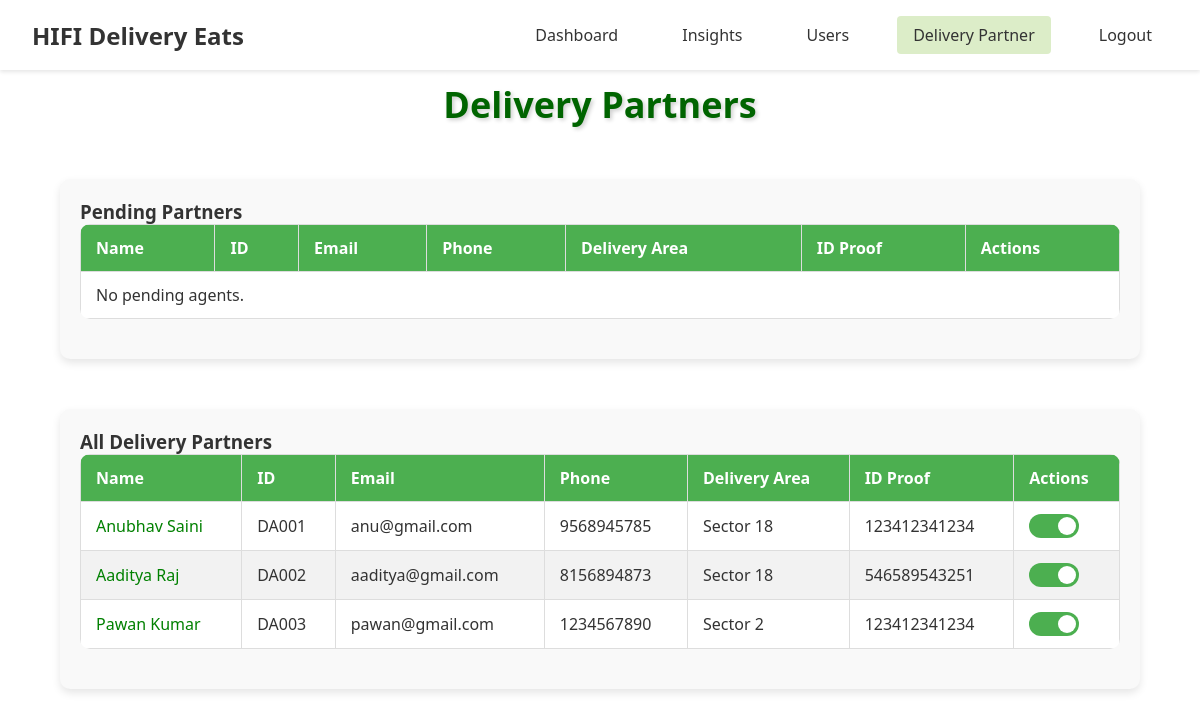
The app's page /admin/delivery_partner (signed in), older data.
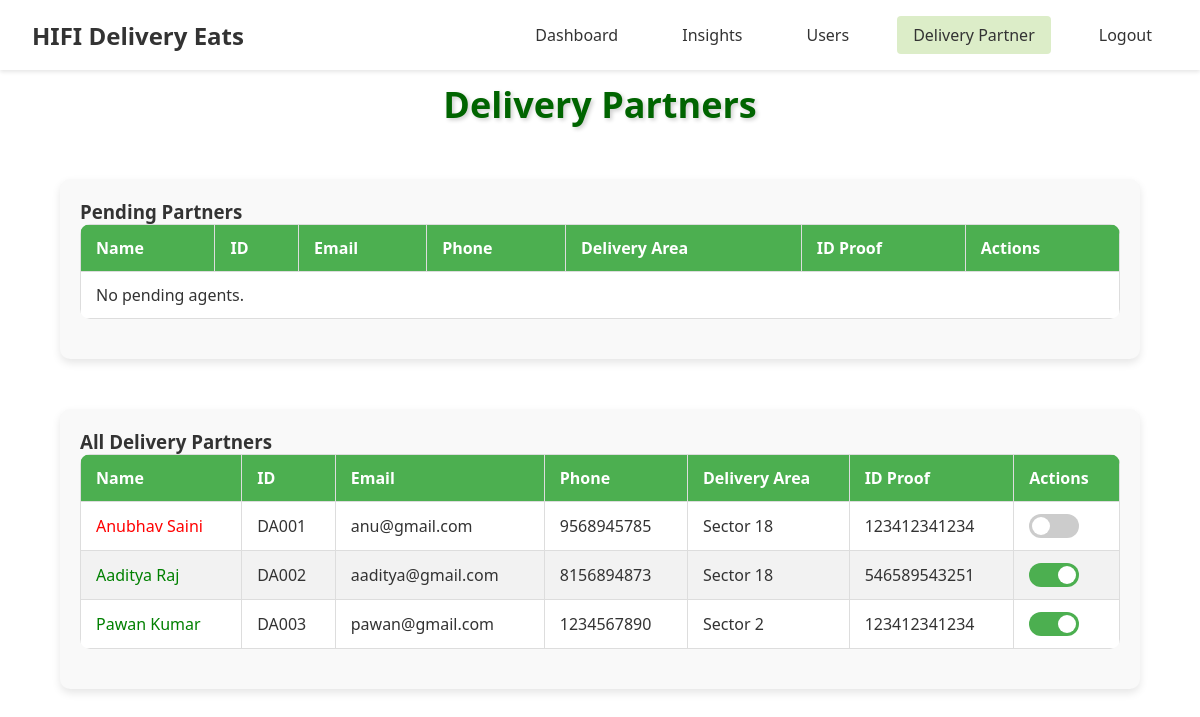
The same page, newer data.
### models.py (models this page shows, shortened)
class BaseModel(db.Model):
    __abstract__ = True
    PREFIX = None  # each child model must set this

class DeliveryAgent(UserMixin, BaseModel):
    __tablename__ = 'delivery_agent'
    PREFIX = 'DA'
    delivery_agent_id = db.Column(db.String(10), primary_key=True)
    username = db.Column(db.String(100))
    email = db.Column(db.String(100), unique=True)
    phone = db.Column(db.Integer, unique=True, nullable=False)
    password = db.Column(db.String(100), nullable=False)
    image = db.Column(db.String(255), nullable=True, server_default='')
    bio = db.Column(db.Text, nullable=True, server_default='')
    delivery_area = db.Column(db.String(100), nullable=False)
    available_slots = db.Column(db.Boolean, nullable=False, default=True)
    id_proof = db.Column(db.String(12), nullable=False, server_default='')
    is_approved = db.Column(db.Boolean, nullable=False, server_default='0')
    is_active = db.Column(db.Boolean, nullable=False, server_default='1')
    earnings = db.relationship("Earnings", back_populates="delivery_agent")
    delivery_feedbacks = db.relationship("DeliveryFeedback", back_populates="delivery_agent")
    deliveries = db.relationship("Order", back_populates="delivery_agent", foreign_keys="Order.delivery_agent_id")

### routes/admin_routes.py (the view)
    @app.route('/admin/delivery_partner')
    @login_required
    def delivery_partner():
        pending_agents = DeliveryAgent.query.filter_by(is_approved=False).all()
        accepted_agents = DeliveryAgent.query.filter_by(is_approved=True).all()
        return render_template(
            'admin/delivery_partner.html',
            pending_agents=pending_agents,
            accepted_agents=accepted_agents
        )

### templates/admin/delivery_partner.html (shortened to what this page needs)
{% extends 'admin/index.html' %}
{% block css %}
  <link
    rel="stylesheet"
    href="{{ url_for('static', filename='css/admin/delivery_partner.css') }}"
  />
{% endblock css %}
{% block content %}
<h2>Delivery Partners</h2>
<div class="table-container">
  <h3>Pending Partners</h3>
  <table>
    <thead>
      <tr>
        <th>Name</th>
        <th>ID</th>
        <th>Email</th>
        <th>Phone</th>
        <th>Delivery Area</th>
        <th>ID Proof</th>
        <th>Actions</th>
      </tr>
    </thead>
    <tbody id="userList">
      {% for agent in pending_agents %}
      <tr id="user-{{ agent.delivery_agent_id }}">
        <td>{{ agent.username }}</td>
        <td>{{ agent.delivery_agent_id }}</td>
        <td>{{ agent.email }}</td>
        <td>{{ agent.phone }}</td>
        <td>{{ agent.delivery_area }}</td>
        <td>{{ agent.id_proof }}</td>
        <td>
          <button class="accept" onclick="handleAccept('{{ agent.delivery_agent_id }}')">
            Accept
          </button>
          <button class="reject" onclick="handleReject('{{ agent.delivery_agent_id }}')">
            Reject
          </button>
        </td>
      </tr>
      {% else %}
      <tr>
        <td colspan="7">No pending agents.</td>
      </tr>
      {% endfor %}
    </tbody>
  </table>
</div>
<div class="table-container">
  <h3>All Delivery Partners</h3>
  <table>
    <thead>
      <tr>
        <th>Name</th>
        <th>ID</th>
        <th>Email</th>
        <th>Phone</th>
        <th>Delivery Area</th>
        <th>ID Proof</th>
        <th>Actions</th>
      </tr>
    </thead>
    <tbody id="acceptedAgentsList">
      {% for agent in accepted_agents %}
      <tr id="user-{{ agent.delivery_agent_id }}">
        <td style="color: {% if not agent.is_active %}red{% else %}green{% endif %};">
          {{ agent.username }}
        </td>
        <td>{{ agent.delivery_agent_id }}</td>
        <td>{{ agent.email }}</td>
        <td>{{ agent.phone }}</td>
        <td>{{ agent.delivery_area }}</td>
        <td>{{ agent.id_proof }}</td>
        <td>
          <label class="switch">
            <span class="slider"></span>
          </label>
        </td>
      </tr>
      {% else %}
      <tr>
        <td colspan="7">No accepted agents.</td>
      </tr>
      {% endfor %}
    </tbody>
  </table>
</div>
{% endblock content %}

### templates/admin/index.html (shortened to what this page needs)
<!DOCTYPE html>
<html lang="en">
<head>
  <link rel="stylesheet" href="{{ url_for('static', filename='css/admin/admin.css') }}">
  {% block css %}
  {% endblock css %}
</head>
<body>
  <header class="header">
    <div class="logo">HIFI Delivery Eats</div>
    <nav class="nav-menu">
      <a href="{{ url_for('admin') }}" class="{% if request.endpoint == 'admin' %}active{% endif %}">Dashboard</a>
      <a href="{{url_for('insights') }}" class="{% if request.endpoint == 'orders' %}active{% endif %}">Insights</a>
      <a href="#" class="{% if request.endpoint == 'users' %}active{% endif %}">Users</a>
      <a href="{{ url_for('delivery_partner') }}" class="{% if request.endpoint == 'delivery_partner' %}active{% endif %}">Delivery Partner</a>
      <a href="{{ url_for('employee_logout') }}">Logout</a>
    </nav>
  </header>
  <main>
    <section class="dashboard-content">
      {% block content %}{% endblock content %}
    </section>
  </main>
</body>
</html>

### static/css/admin/admin.css (style rules this page uses)
* { margin: 0; padding: 0; box-sizing: border-box; font-family: 'Segoe UI', Tahoma, Geneva, Verdana, sans-serif; }
:root { --primary-green: #50b341; --light-green: #DCEDC8; --white: #ffffff; --text-dark: #333333; }
body { background-color: var(--white); color: var(--text-dark); }
.header { position: fixed; top: 0; left: 0; width: 100%; z-index: 1000; display: flex; justify-content: space-between; align-items: center; padding: 1rem 2rem; background-color: var(--white); box-shadow: 0 2px 4px rgba(0,0,0,0.1); }
.logo { font-size: 1.5rem; font-weight: bold; color: var(--text-dark); }
.nav-menu { display: flex; gap: 2rem; }
.nav-menu a { text-decoration: none; color: var(--text-dark); padding: 0.5rem 1rem; border-radius: 4px; transition: background-color 0.3s; }
.nav-menu a:hover, .nav-menu a.active { background-color: var(--light-green); }
.container, main { margin-top: 80px; }

### static/css/admin/delivery_partner.css (style rules this page uses)
h2 { color: darkgreen; text-align: center; margin-bottom: 10px; font-size: 36px; font-weight: bold; text-shadow: 2px 2px 4px rgba(0, 0, 0, 0.2); transition: text-shadow 0.3s ease-in-out; margin-top: 1rem; }
.table-container { margin: 50px auto; padding: 20px; border-radius: 10px; box-shadow: 0 4px 8px rgba(0, 0, 0, 0.1); background-color: #f9f9f9; width: 90%; max-width: 1200px; }
table { width: 100%; border-collapse: collapse; margin-bottom: 20px; background-color: #fff; border-radius: 10px; overflow: hidden; }
th, td { border: 1px solid #ddd; padding: 12px 15px; text-align: left; }
th { background-color: #4CAF50; color: white; }
tbody tr:nth-child(even) { background-color: #f2f2f2; }
.switch { position: relative; display: inline-block; width: 50px; height: 24px; }
.slider { position: absolute; cursor: pointer; top: 0; left: 0; right: 0; bottom: 0; background-color: #ccc; transition: .4s; border-radius: 24px; }
.slider:before { position: absolute; content: ""; height: 18px; width: 18px; left: 3px; bottom: 3px; background-color: white; transition: .4s; border-radius: 50%; }
input:checked + .slider { background-color: #4caf50; }
input:checked + .slider:before { transform: translateX(26px); }

Row changes from the older to the newer data that the page shows:
changed DeliveryAgent "Anubhav Saini": is_active True → False (drawn)
